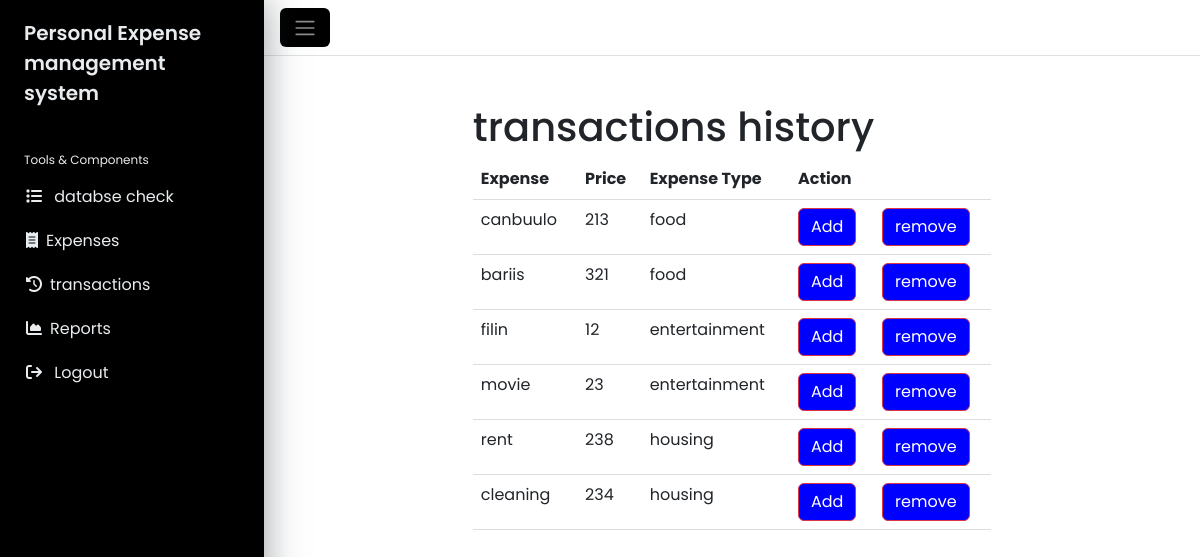
/history.php (signed in), run on an earlier commit of the app's database.
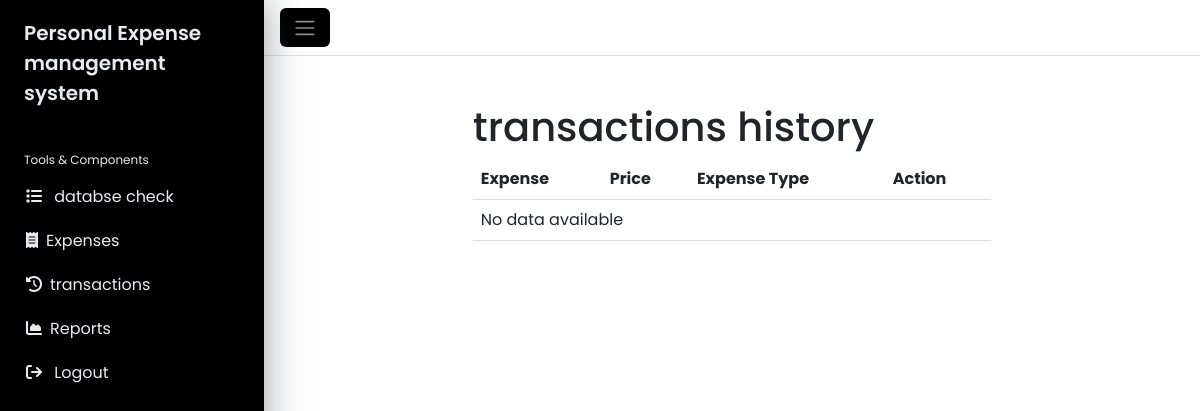
And on a later commit of the database.
### tables this page shows
CREATE TABLE `expense` (
  `user_id` int(11) DEFAULT NULL,
  `exp_id` int(11) NOT NULL,
  `exp` varchar(255) NOT NULL,
  `price` int(11) NOT NULL,
  `is_recurring` int(11) NOT NULL,
  `Purchase_date` date NOT NULL DEFAULT current_timestamp(),
  `time_stamp` timestamp NOT NULL DEFAULT current_timestamp(),
  `exp_type` varchar(255) NOT NULL
);

### history.php (the view, shortened to what this page needs)
<?php
include 'connectDB.php';
    $sql = "SELECT * FROM `expense` where user_id = $_SESSION[user_id]";
    $stmt = $conn->query($sql);
    $rows = $stmt->fetchAll(PDO::FETCH_ASSOC);
?>
<!DOCTYPE html>
<html lang="en">
<?php include 'header.php';?>
<body>
<?php include 'sidebar.php';?>
        <div class="main">
            <nav class="navbar navbar-expand px-3 border-bottom">
                <button class="btn" type="button" data-bs-theme="dark">
                    <span class="navbar-toggler-icon"></span>
                </button>
            </nav>
            <main class="content px-3 py-2">
                <div class="container-fluid">
                    <div class="mb-3">
                        <h3>Transtions</h3>
                    </div>
                </div>
                <div class="container rev">
                    <div class="card-body">
    <h1>transactions history</h1>
    <table class="table">
      <thead>
        <tr>
          <th>Expense</th>
          <th>Price</th>
          <th>Expense Type</th>
          <th colspan = '2'>Action</th>
        </tr>
      </thead>
      <tbody>
        <?php
        if (!empty($rows)) {
          foreach ($rows as $row) {
            echo "<tr>";
            echo "<td>" . $row["exp"] . "</td>";
            echo "<td>" . $row["price"] . "</td>";
            echo "<td>" . $row["exp_type"] . "</td>";
            echo "<td><a class='btn btn-danger' href='actions/reccurring.php?id=" . $row['exp_id'] . "'>Add</a></td>";
            echo "<td><a class='btn btn-danger' href='actions/removeRec.php?id=" . $row['exp_id'] . "'>remove</a></td>";
            echo "</tr>";
          }
        } else {
          echo "<tr><td colspan='4'>No data available</td></tr>";
        }
        ?>
      </tbody>
    </table>
  </div>
                  </div>
            </main>
        </div>
    </div>
</body>
</html>

### header.php (shortened to what this page needs)
<head>
    <link href="https://cdn.jsdelivr.net/npm/bootstrap@5.3.0-alpha3/dist/css/bootstrap.min.css" rel="stylesheet"
>
    <link rel="stylesheet" href="style.css">
</head>

### sidebar.php
<div class="wrapper">
    <aside id="sidebar">
        <div class="h-100">
            <div class="sidebar-logo">
                <a href="home.php">Personal Expense management system</a>
            </div>
            <ul class="sidebar-nav">
                <li class="sidebar-header">
                    Tools & Components
                </li>
                <li class="sidebar-item">
                    <a href="connectDB.php" class="sidebar-link">
                        <i class="fa-solid fa-list pe-2"></i>
                        databse check
                    </a>
                </li>
                        <li class="sidebar-item">
                            <a href="addExpense.php" class="sidebar-link"><i class="fa-solid fa-receipt pe-2"></i>Expenses</a>
                        </li>
                        <li class="sidebar-item">
                            <a href="history.php" class="sidebar-link"><i class="fa-solid fa-history pe-2"></i>transactions</a>
                        </li>
                        <li class="sidebar-item">
                            <a href="reports.php" class="sidebar-link"><i class="fa-solid fa-area-chart pe-2"></i>Reports</a>
                        </li>
                <li class="sidebar-item"  >
                    <a href="authen/logout.php" class="sidebar-link"> <i class="fa-solid fa-sign-out pe-2"></i> Logout</a>
                </li>
            </ul>
        </div>
    </aside>

### style.css (style rules this page uses)
body { font-family: 'Poppins', sans-serif; margin: 0; }
table { border-collapse: collapse; width: 100%; }
th, td { padding: 8px; text-align: left; border-bottom: 1px solid #ddd; }
h3 { font-size: 1.2375rem; color: #ffffff; }
a { cursor: pointer; text-decoration: none; font-family: 'Poppins', sans-serif; }
li { list-style: none; }
.wrapper { align-items: stretch; display: flex; width: 100%; }
#sidebar { max-width: 264px; min-width: 264px; transition: all 0.35s ease-in-out; box-shadow: 0 0 35px 0 rgba(49, 57, 66, 0.5); z-index: 1111; background-color: black; }
nav .btn { background-color: black; }
.btn { background-color: blue; }
.main { display: flex; flex-direction: column; min-height: 100vh; width: 100%; overflow: hidden; transition: all 0.35s ease-in-out; background-color: white; }
.sidebar-logo { padding: 1.15rem 1.5rem; }
.sidebar-logo a { color: #e9ecef; font-size: 1.25rem; font-weight: 600; }
.sidebar-nav { padding: 0; }
.sidebar-header { color: #e9ecef; font-size: .75rem; padding: 1.5rem 1.5rem .375rem; }
a.sidebar-link { padding: .625rem 1.625rem; color: #e9ecef; position: relative; display: block; font-size: 1rem; }
.content { flex: 1; max-width: 100vw; width: 100vw; }
.rev, .exp { width: 60%; }
@media (min-width:768px) { .content { width: auto; } }

What changed in the data, as far as the page shows it:
removed expense: exp "canbuulo", price "213", exp_type "food"
removed expense: exp "bariis", price "321", exp_type "food"
removed expense: exp "filin", price "12", exp_type "entertainment"
removed expense: exp "movie", price "23", exp_type "entertainment"
removed expense: exp "rent", price "238", exp_type "housing"
removed expense: exp "cleaning", price "234", exp_type "housing"
Also different on the page:
text now shown: "No data available"
